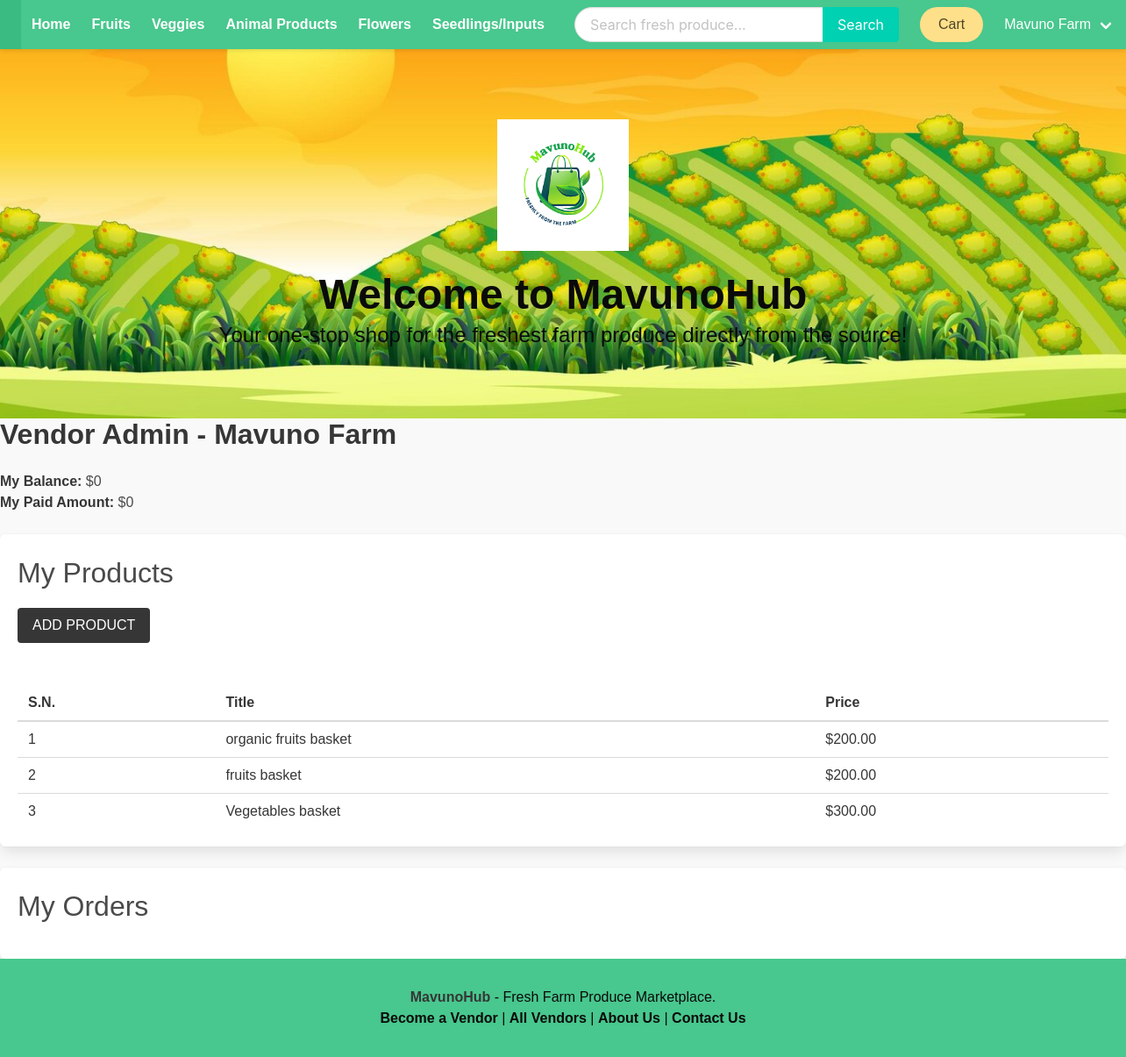
Page /vendor/vendor-admin/ (signed in) on the committed database.
### product/models.py (models this page shows, shortened)
class Category(models.Model):
    title = models.CharField(max_length=50)
    slug = models.SlugField(max_length=55)
    ordering = models.IntegerField(default=0)
    class Meta:
        ordering = ['ordering']

class Product(models.Model):
    category = models.ForeignKey(Category, related_name='products', on_delete=models.CASCADE)
    vendor = models.ForeignKey(Vendor, related_name="products", on_delete=models.CASCADE)
    title = models.CharField(max_length=50)
    slug = models.SlugField(max_length=55)
    description = models.TextField(blank=True, null=True)
    price = models.DecimalField(max_digits=6, decimal_places=2)
    added_date = models.DateTimeField(auto_now_add=True)
    image = models.ImageField(upload_to='uploads/', blank=True, null=True)
    thumbnail = models.ImageField(upload_to='uploads/', blank=True, null=True) # Change uploads to thumbnails
    class Meta:
        ordering = ['-added_date']

### vendor/models.py (models this page shows, shortened)
class Vendor(models.Model):
    name = models.CharField(max_length=255)
    created_at = models.DateTimeField(auto_now_add=True)
    created_by = models.OneToOneField(User, related_name='vendor', on_delete=models.CASCADE)
    class Meta:
        ordering = ['name']
    def get_balance(self):
        items = self.items.filter(vendor_paid=False, order__vendors__in=[self.id])
        return sum((item.product.price * item.quantity) for item in items)
    def get_paid_amount(self):
        items = self.items.filter(vendor_paid=True, order__vendors__in=[self.id])
        return sum((item.product.price * item.quantity) for item in items)

### vendor/views.py (the view, shortened to what this page needs)
# urls.py: path('vendor-admin/', views.vendor_admin, name="vendor-admin"),
@login_required
def vendor_admin(request):
    vendor = request.user.vendor
    products = vendor.products.all()
    orders = vendor.orders.all()
    return render(request, 'vendor/vendor_admin.html', {'vendor': vendor, 'products': products, 'orders': orders})

### cart/cart.py (called while the page is built)
    def __len__(self):
        return sum(item['quantity'] for item in self.cart.values())

### cart/context_processors.py (called while the page is built)
def cart(request):
    return {'cart': Cart(request)}

### product/context_processors.py (called while the page is built)
def menu_categories(request):
    categories = Category.objects.all()
    return {'categories': categories}

### templates/vendor/vendor_admin.html (shortened to what this page needs)
{% extends 'core/base.html' %}
{% block content %}
    <h1 class="title">Vendor Admin - <span class="is-capitalized">{{vendor.name}}</span></h1>
    <div class="mb-5">
        <strong>My Balance: </strong> ${{vendor.get_balance}} <br>
        <strong>My Paid Amount: </strong> ${{vendor.get_paid_amount}}
    </div>
    <div class="box">
        <h2 class="is-size-3 mb-4">My Products</h2>
        <a href="{% url 'vendor:add-product' %}" class="button is-dark is-uppercase mb-6">Add Product</a>
        {% if products %}
            <table class="table is-fullwidth">
                <thead>
                    <tr>
                        <th>S.N.</th>
                        <th>Title</th>
                        <th>Price</th>
                    </tr>
                </thead>
                <tbody>
                    {% for product in products %}
                        <tr>
                            <td>{{ forloop.counter }}</td>
                            <td><a href="{% url 'product:product' product.category.slug product.slug %}">{{ product.title }}</a></td>
                            <td>${{ product.price }}</td>
                        </tr>
                    {% endfor %}
                </tbody>
            </table>
        {% else %}
            <p class="has-text-danger">Products not added yet.</p>
        {% endif %}
    </div>
    <div class="box">
        <h2 class="is-size-3 mb-4">My Orders</h2>
    </div>
{% endblock content %}

### templates/core/base.html (shortened to what this page needs)
{% load static %}
<!DOCTYPE html>
<html lang="en">
<head>
    {% load static %}
    <link rel="stylesheet" href="https://cdn.jsdelivr.net/npm/bulma@0.9.2/css/bulma.min.css">
    <link rel="stylesheet" href="{% static 'css/main.css' %}">
</head>
<body>
    <div class=" mb-0 has-background-success">
        <nav class="navbar is-success" role="navigation" aria-label="main navigation">
            <div class="navbar-brand">
                <a class="navbar-item" href="{% url 'core:home' %}">
                </a>
            </div>
            <div id="navbarBasicExample" class="navbar-menu">
                <div class="navbar-start">
                    <a class="navbar-item has-text-weight-bold" href="{% url 'core:home' %}">Home</a>
                    {% for category in categories %}
                        <a class="navbar-item has-text-weight-bold" href="{% url 'product:category' category.slug %}">
                            {{ category.title }}
                        </a>
                    {% endfor %}
                </div>
                <div class="navbar-end">
                    <div class="navbar-item">
                        <form method="get" action="{% url 'product:search' %}">
                            <div class="field has-addons">
                                <div class="control">
                                    <input type="search" name="query" class="input is-rounded" placeholder="Search fresh produce...">
                                </div>
                                <div class="control">
                                    <button class="button is-primary">Search</button>
                                </div>
                            </div>
                        </form>
                    </div>
                    <div class="navbar-item">
                        <a href="{% url 'cart:cart' %}" class="button is-warning is-rounded">
                            Cart {% if cart %} ({{ cart|length }}) {% endif %}
                        </a>
                    </div>
                    {% if request.user.is_authenticated %}
                        <div class="navbar-item has-dropdown is-hoverable">
                            <a class="navbar-link is-capitalized">{{ user.vendor.name }}</a>
                        </div>
                    {% endif %}
                </div>
            </div>
        </nav>
    </div>
    <section class="hero is-primary is-bold mb-0" style="background: url('{% static "imgs/farm-bg.jpg" %}') center/cover; ">
        <div class="hero-body">
            <div class="container has-text-centered">
                <img src="{% static 'imgs/logo.png' %}" alt="MavunoHub Logo" width="150" height="100">
                <h1 class="title has-text-weight-bold has-text-black">Welcome to MavunoHub</h1>
                <p class="subtitle has-text-black">Your one-stop shop for the freshest farm produce directly from the source!</p>
            </div>
        </div>
    </section>
        <div class="">
            {% block content %}
            {% endblock content %}
        </div>
    <footer class="footer has-background-success">
        <div class="content has-text-centered">
            <p class="has-text-black">
                <strong>MavunoHub</strong> - Fresh Farm Produce Marketplace.<br>
                <a href="{% url 'vendor:become-vendor' %}" class="has-text-black">Become a Vendor</a> |
                <a href="{% url 'vendor:vendors' %}" class="has-text-black">All Vendors</a> |
                <a href="{% url 'core:about' %}" class="has-text-black">About Us</a> |
                <a href="{% url 'core:contact' %}" class="has-text-black">Contact Us</a>
            </p>
        </div>
    </footer>
</body>
</html>

### static/css/main.css (style rules this page uses)
body { font-family: 'Arial', sans-serif; margin: 0; padding: 0; background-color: #f9f9f9; color: #4a4a4a; }
a { text-decoration: none; color: inherit; }
.navbar { box-shadow: 0 2px 4px rgba(0, 0, 0, 0.1); }
.hero.is-primary { background: linear-gradient(rgba(50, 115, 220, 0.8), rgba(50, 115, 220, 0.8)), url('../imgs/farm-bg.jpg') center/cover no-repeat; color: #0c0808; }
.hero .title { font-size: 3rem; font-weight: bold; }
.hero .subtitle { font-size: 1.5rem; margin-top: 1rem; }
.button { transition: all 0.3s ease; }
.button.is-rounded { border-radius: 50px; }
.input.is-rounded { border-radius: 30px; border: 1px solid #dcdcdc; }
.footer { padding: 2rem 1rem; background-color: #f5f5f5; }
.footer a { color: #4a4a4a; font-weight: bold; }
.container { padding: 2rem; }
.container img { margin-bottom: 1rem; max-width: 100%; height: auto; }

### rows in the picture
Category: title "Fruits"
Category: title "Veggies"
Category: title "Animal Products"
Category: title "Flowers"
Category: title "Seedlings/Inputs"
Vendor: name "Mavuno Farm", get_balance "0", get_paid_amount "0"
Product: title "organic fruits basket", price "200.00"
Product: title "fruits basket", price "200.00"
Product: title "Vegetables basket", price "300.00"

### other values in the picture
{{ user.vendor.name }} "Mavuno Farm"
